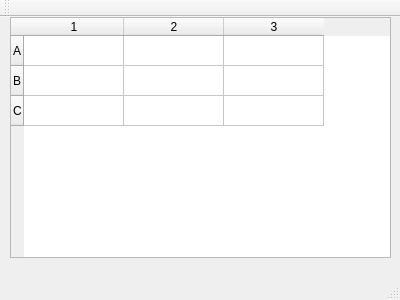
<?xml version="1.0" encoding="UTF-8"?>
<ui version="4.0">
 <class>MainWindow</class>
 <widget class="QMainWindow" name="MainWindow">
  <property name="geometry">
   <rect>
    <x>0</x>
    <y>0</y>
    <width>400</width>
    <height>300</height>
   </rect>
  </property>
  <property name="windowTitle">
   <string>MainWindow</string>
  </property>
  <widget class="QWidget" name="centralWidget">
   <widget class="QTableWidget" name="tableWidget">
    <property name="geometry">
     <rect>
      <x>10</x>
      <y>0</y>
      <width>381</width>
      <height>241</height>
     </rect>
    </property>
    <row>
     <property name="text">
      <string>A</string>
     </property>
    </row>
    <row>
     <property name="text">
      <string>B</string>
     </property>
    </row>
    <row>
     <property name="text">
      <string>C</string>
     </property>
    </row>
    <column>
     <property name="text">
      <string>1</string>
     </property>
    </column>
    <column>
     <property name="text">
      <string>2</string>
     </property>
    </column>
    <column>
     <property name="text">
      <string>3</string>
     </property>
    </column>
   </widget>
  </widget>
  <widget class="QMenuBar" name="menuBar">
   <property name="geometry">
    <rect>
     <x>0</x>
     <y>0</y>
     <width>400</width>
     <height>19</height>
    </rect>
   </property>
  </widget>
  <widget class="QToolBar" name="mainToolBar">
   <attribute name="toolBarArea">
    <enum>TopToolBarArea</enum>
   </attribute>
   <attribute name="toolBarBreak">
    <bool>false</bool>
   </attribute>
  </widget>
  <widget class="QStatusBar" name="statusBar"/>
 </widget>
 <layoutdefault spacing="6" margin="11"/>
 <resources/>
 <connections/>
</ui>
